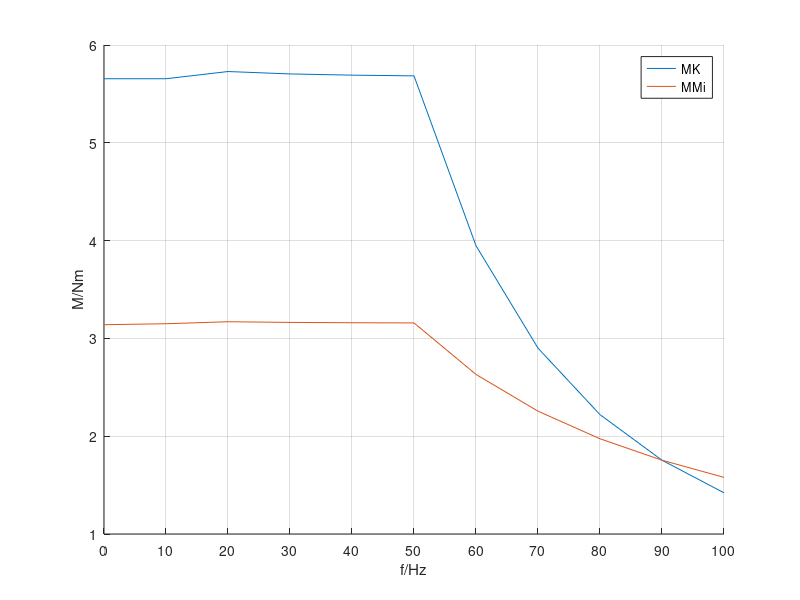

MATLAB code to generate this figure: (Note: this script raises an error after producing the figure.)
hold off;

f = 0:10:100;
mk = [5.655088301 5.655088301 5.728769457 5.704156083 5.691869266 5.684503535 3.947571899 2.900256906 2.220509193 1.7544764 1.421125884];
mmi= [3.14 3.149962511 3.170416813 3.163598712 3.160189662 3.158144232 2.63178686 2.255817309 1.973840145 1.754524573 1.579072116];

hold on;
plot(f,mk);
plot(f,mmi);

xticks([0:10:100]);
yticks([0:6]);

xlabel('f/Hz');
ylabel('M/Nm');

grid('on');

legend({'MK', 'MMi'})

matlab2tikz
